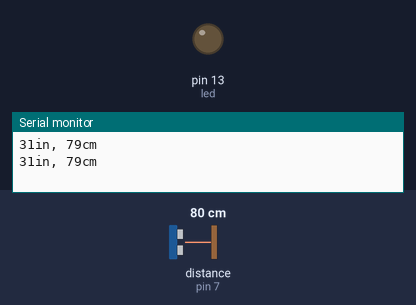
This sketch was run on a simulated Arduino Uno, built with avr-gcc and run on an emulated ATmega328P. Shown: output pins drawn as LEDs (lit = HIGH), the last lines printed to the serial monitor. Wiring (inferred from the names in the program): ultrasonic range finder: trigger pin 8; echo pin 7. Inputs (shaded band) come from the test bench; at power-on: distance to the obstacle (sensor on pin 7) 80 cm. The echo pulse lasts 58.3 µs per cm; pins used as bus, display or sensor lines are not drawn.

Above: at 1.8 s.
1.9 s: distance to the obstacle (sensor on pin 7) set to 13 cm
3.4 s: distance to the obstacle (sensor on pin 7) set to 10 cm
At 4.9 s:
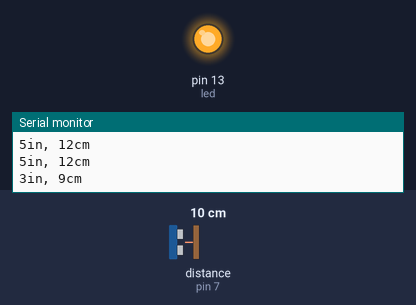
Timing chart, 0 to 6.4 s (numbered marks = the images above; inputs shaded):
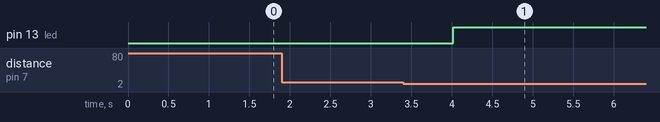

The sketch:

Ultrasonic_LED.ino
```cpp
// Ultrasonic definitions:
int trigPin = 8;    // Trigger
int echoPin = 7;    // Echo
long duration, cm, inches;

// LED definition:
int led = 13; // the digital pin that the long LED leg is connected to through 1K resistor
// connect short LED leg directly to GND

void setup() {
  //Serial Port begin
  Serial.begin (9600);

  //Define inputs and outputs
  pinMode(trigPin, OUTPUT);
  pinMode(echoPin, INPUT);
  pinMode(led, OUTPUT);
}

void loop() {
  // The sensor is triggered by a HIGH pulse of 10 or more microseconds.
  // Give a short LOW pulse beforehand to ensure a clean HIGH pulse:
  digitalWrite(trigPin, LOW);
  delayMicroseconds(5);
  digitalWrite(trigPin, HIGH);
  delayMicroseconds(10);
  digitalWrite(trigPin, LOW);

  // Read the signal from the sensor: a HIGH pulse whose
  // duration is the time (in microseconds) from the sending
  // of the ping to the reception of its echo off of an object.
  pinMode(echoPin, INPUT);
  duration = pulseIn(echoPin, HIGH);

  // Convert the time into a distance
  cm = (duration / 2) / 29.1;   // Divide by 29.1 or multiply by 0.0343
  inches = (duration / 2) / 74; // Divide by 74 or multiply by 0.0135

  // Send and write data to the serial monitor
  Serial.print(inches);
  Serial.print("in, ");
  Serial.print(cm);
  Serial.print("cm");
  Serial.println();

 // LED conditions. If the distance detected is close, turn on. Otherwise turn off.
  if (cm <= 10) {
    digitalWrite(led, HIGH);
    delay(5000);
  }
  else {
    digitalWrite(led, LOW);
  }

  delay(1000);
}
```

Measured:
- the behaviour switches between 12 and 11 cm on distance to the obstacle (sensor on pin 7) (found by bisection; images 0 and 1)
- after the input at 3.4 s, pin 13 (led): LOW → HIGH after 0.62 s
